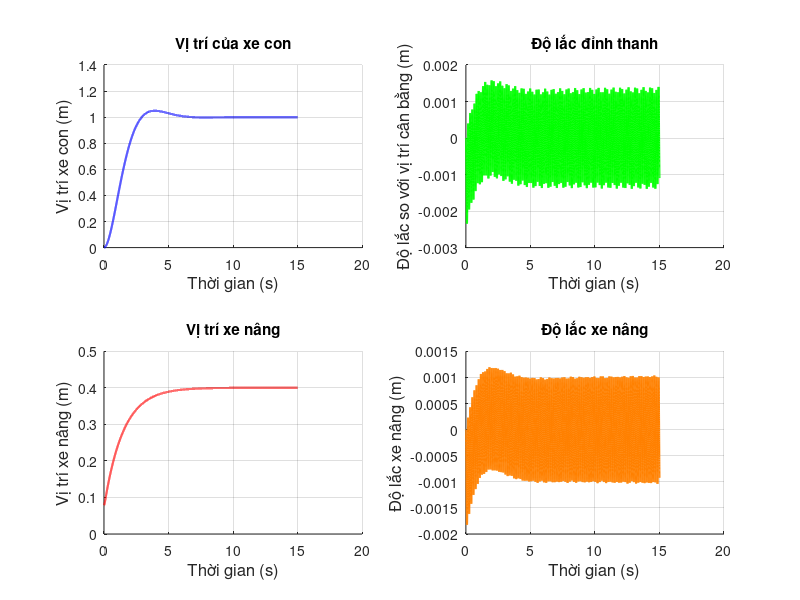
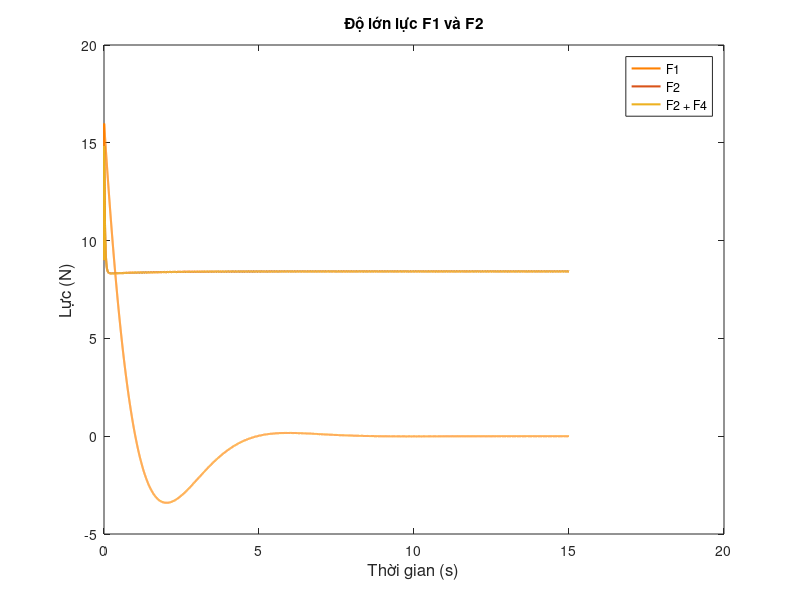

These figures' MATLAB source, in order:
clc;
close all;
clear;

% Cờ để thay đổi giữa các bộ điều khiển
% flag = 0: Không điều khiển; flag = 1: PID; flag = 2: CLF; flag = 3: CBF
flag = 1;

%--------------------------------------------------------------------------
%    Mô phỏng chuyển động của dầm Euler - Bernoulli trong mô hình SMC
%--------------------------------------------------------------------------

% Thiết lập các thông số cho dầm
L = 0.63; EI = 0.5; rho_A = 0.297;
% Các vật nặng 
mw = 13.1; mk = 0.04; mh = 0.86; g = 9.81;

% Thiết lập thông số không gian và thời gian
n = 9; r = 15000;
tmax = 15;
delta_Y = L/(n - 1); % Bước không gian
delta_t = tmax/(r - 1); % Bước thời gian

%--------------------------------------------------------------------------
%             Thông số bộ điều khiển CLF (Điều khiển vị trí)
%--------------------------------------------------------------------------
% Xe con
alpha_1R = 15; gamma = 25; 

% Xe nâng
kn_R = 1;
%--------------------------------------------------------------------------
%           Thông số bộ điều khiển CBF (Đảm bảo an toàn)
%--------------------------------------------------------------------------
% Xe con
alpha_1B = 15; kmax = 2*10^-3; alpha_3 = 0.01; k3 = 30; 
k0 = 10; kc = 0.001; 
% Hàm của anh Cảnh
alpha_4 = 0.1; alpha_0 = 0.1;

% Xe nâng
kn_B = 1;
%--------------------------------------------------------------------------
%                            Bộ thông số PID
%--------------------------------------------------------------------------
I = 0; % Khởi tạo giá trị tính tích phân
kp1 = 16; kd1 = 20; % Hệ số 2 khâu PD cho xe con
kp2 = 20; kd2 = 30; % Hệ số 2 khâu PD cho xe nâng

% Khởi tạo ma trận để lưu giá trị
w = zeros(n,r);
x3 = zeros(1,r); % Độ lắc của thanh tại x2 (x3)
dx2dt_2 = zeros(1,r); % Vị trí của xe nâng (x2)
% Vị trí ban đầu của xe nâng
x2 = 2; 
dx2dt_2(1:3) = delta_Y;

% Lực tác động vào xe con
F1 = zeros(1,r);
F1(1:r) = 10;

% Lực tác động vào xe nâng
F2 = zeros(1,r);
F2(1:r) = 9;

% Lực nhiễu
F3 = zeros(1,r);
% F3(3000:3200) = 10;
F4 = zeros(1,r);
% F4(3000:3100) = -1;

x1_set = 1; % Giá trị đặt xe con
x2_set = 0.4; % Giá trị đặt xe nâng

%--------------------------------------------------------------------------
for j = 3:(r - 1)
    wyyy0 = (w(3,j) - 2*w(2,j) + w(1,j))/(2*delta_Y^3);
    S2 = (F1(j + 1) + F3(j + 1) - EI*wyyy0)/mw;
    w(1,j + 1) = 2*w(1,j) - w(1,j - 1) + delta_t^2*S2; % 5b
    for i = 3:(n - 2)
        % Đạo hàm theo Y
        wyyyy = (w(i + 2,j) - 4*w(i + 1,j) + 6*w(i,j) - 4*w(i - 1,j) + w(i - 2,j));
        S1 = (-EI/(rho_A*delta_Y^4))*wyyyy;
        S4 = (-EI/(mh*delta_Y^3))*wyyyy;

        % Độ lắc của thanh
        if dx2dt_2(j + 1) ~= x2
            w(i,j + 1) = 2*w(i,j) - w(i,j - 1) + delta_t^2*S1; % 5a
            x3(j + 1) = w(i,j + 1) - w(1,j + 1);
        else
            w(i,j + 1) = 2*w(i,j) - w(i,j - 1) + delta_t^2*S4; % 5d
            x3(j + 1) = w(i,j + 1) - w(1,j + 1);
        end

        % Chuyển động của xe nâng
        dx3dt_2 = (x3(j) - 2*x3(j - 1) + x3(j - 2))/(2*delta_t^2);
        wyx2 = (w(x2 + 1,j - 1) - w(x2 - 1,j - 1))/(2*delta_Y^2);
        dx2dt_2(j + 1) = 2*dx2dt_2(j) - dx2dt_2(j - 1) + (F2(j + 1) ...
                         + F4(j) - mh*g - mh*dx3dt_2*wyx2)/mh*delta_t^2; % 5c
        % Cập nhật vị trí x2
        if dx2dt_2(j + 1) < delta_Y
            x2 = 2;
            dx2dt_2(j + 1) = delta_Y;
        elseif dx2dt_2(j + 1) > L - delta_Y
            x2 = n - 1;
            dx2dt_2(j + 1) = L - delta_Y;
        else
            x2 = ceil(dx2dt_2(j + 1)/delta_Y);
        end
    end
    wyyyl = (-2*w(n,j) + 3*w(n - 1,j) - w(n - 2,j))/(2*delta_Y^3);
    S3 = (EI/mk)*wyyyl;
    w(2,j + 1) = w(1,j + 1);
    w(n,j + 1) = 2*w(n,j) - w(n,j - 1) + delta_t^2*S3; % 5e
    w(n - 1,j + 1) = (w(n,j + 1) + w(n - 2,j + 1))/2;
%--------------------------------------------------------------------------
%                  Bộ điều khiển PID cho xe con và xe nâng
%--------------------------------------------------------------------------
    if flag == 1
        % Xe con
        F1(j + 2) = kp1*(x1_set - w(1,j + 1)) + kd1*(w(1,j) - w(1,j + 1))/delta_t;
    
        % Xe nâng
        F2(j + 2) = mh*g + kp2*(x2_set - dx2dt_2(j + 1)) + kd2*(dx2dt_2(j) ...
                    - dx2dt_2(j + 1))/delta_t;
    end
%--------------------------------------------------------------------------
%                             Bộ điều khiển CLF
%--------------------------------------------------------------------------
    if flag == 2
        % Xe con
        wy0 = (w(1,j + 1) - w(1,j - 1))/(2*delta_t);
        F1(j + 2) = -alpha_1R*(w(1,j + 1) - x1_set) - gamma*wy0;

        % Xe nâng
        wyx2 = (w(x2 + 1,j + 1) - w(x2,j + 1))/delta_Y;
        dx2dt = (dx2dt_2(j + 1) - dx2dt_2(j - 1))/delta_t;
        F2(j + 2) = mh*g + mh*dx3dt_2*wyx2 - (dx2dt_2(j + 1) - x2_set) - kn_R*dx2dt;
    end
%--------------------------------------------------------------------------
%                            Bộ điều khiển CBF
%--------------------------------------------------------------------------
    if flag == 3
        % Xe con
        z = w(n,j + 1) - w(1,j + 1);
        if abs(z) < kmax
            wy0 = (w(1,j + 1) - w(1,j - 1))/(2*delta_t);
            coef = kc/(kmax^2 - z^2)*log(10);
            F1(j + 2) = -alpha_1B*(w(1,j + 1) - x1_set) - gamma*wy0 ...
                        - coef*kmax*k0*wy0 - coef*kmax;
        else
            disp('CBF không duy trì điều kiện an toàn');
        end
        
        % Xe nâng
        wyx2 = (w(x2 + 1,j + 1) - w(x2,j + 1))/delta_Y;
        dx2dt = (dx2dt_2(j + 1) - dx2dt_2(j - 1))/delta_t;
        F2(j + 2) = mh*g + mh*dx3dt_2*wyx2 - (dx2dt_2(j + 1) - x2_set) - kn_B*dx2dt;
    end
%--------------------------------------------------------------------------
%                   Bộ điều khiển CBF + Hàm của anh Cảnh
%--------------------------------------------------------------------------
    if flag == 4
        % Xe con
        z = w(n,j + 1) - w(1,j + 1);
        wy0 = (w(1,j + 1) - w(1,j - 1))/(2*delta_t);
        coef = kc/(kmax^2 - z^2)*log(10);
        F1(j + 2) = -alpha_1B*(w(1,j + 1) - x1_set) - gamma*wy0 - coef*kmax*k0*wy0 - coef*kmax ... 
                - alpha_4*abs(w(n,j + 1) - w(0,j + 1))*alpha_0*wy0 + alpha_4*(w(n,j + 1) - w(0,j + 1));
        
        % Xe nâng
        wyx2 = (w(x2 + 1,j + 1) - w(x2,j + 1))/delta_Y;
        dx2dt = (dx2dt_2(j + 1) - dx2dt_2(j - 1))/delta_t;
        F2(j + 2) = mh*g + mh*dx3dt_2*wyx2 - (dx2dt_2(j + 1) - x2_set) - kn_B*dx2dt;
    end
end
%--------------------------------------------------------------------------

% Khởi tạo giá trị để mô phỏng
t_tr = linspace(0,tmax,r);

% Vẽ đồ thị
figure(1) % Đồ thị vị trí và dao động
subplot(2,2,1);
grid on;
hold on;
plot(t_tr,w(1,:),'b','LineWidth',1.5);
title({'Vị trí của xe con'});
ylabel('Vị trí xe con (m)','FontSize',12);
xlabel('Thời gian (s)','FontSize',12);

subplot(2,2,2);
grid on;
hold on;
plot(t_tr,w(n,:) - w(1,:),'g','LineWidth',1.5); % Vị trí tương đối của mk so với xe con
title({'Độ lắc đỉnh thanh'});
ylabel('Độ lắc so với vị trí cân bằng (m)','FontSize',12);
xlabel('Thời gian (s)','FontSize',12);

subplot(2,2,3);
grid on;
hold on;
plot(t_tr,dx2dt_2,'r','LineWidth',1.5);
title({'Vị trí xe nâng'});
ylabel('Vị trí xe nâng (m)','FontSize',12);
xlabel('Thời gian (s)','FontSize',12);

subplot(2,2,4);
grid on;
hold on;
plot(t_tr,x3,'Color',[1 0.5 0],'LineWidth',1.5);
title({'Độ lắc xe nâng'});
ylabel('Độ lắc xe nâng (m)','FontSize',12);
xlabel('Thời gian (s)','FontSize',12);

figure(2) % Lực F1 và F2
grid on;
plot(t_tr,F1(1:r),'Color',[1 0.5 0],'LineWidth',1.5);
hold on;
plot(t_tr,F2(1:r),'LineWidth',1.5);
hold on;
plot(t_tr,F2(1:r) + F4(1:r),'LineWidth',1.5);
legend('F1','F2','F2 + F4');
title({'Độ lớn lực F1 và F2'});
ylabel('Lực (N)','FontSize',12);
xlabel('Thời gian (s)','FontSize',12);

% Đồ thị dao động 3D
% n1 = 2; r1 = 1000;
% wg = zeros(n1,r1);
% rn1 = n/n1; rr1 = r/r1;
% for i = 1:n1
%     for j = 1:r1
%         wg(i,j) = w(rn1*i - (rn1 - 1), rr1*j - (rr1 - 1));
%     end
% end
% xc = (wg - wg(1,:))*100000;
% xc1 = xc';
% 
% figure('Position', [700 100 600 300]);
% set(gca, 'FontName', 'Times New Roman', 'FontSize', 9);
% [X, Y] = meshgrid(0:(tmax/(r1 - 1)):tmax,0:(L/(n1 - 1)):L);
% meshc(Y,X,xc);
% % ylabel('t(s)');
% % xlabel('Y(m)');
% % zlabel('ω(Y,t)(mm)');
% 
% ylabel('$t$(s)', 'Interpreter', 'latex', 'FontSize',9);
% xlabel('$Y$(m)', 'Interpreter', 'latex', 'FontSize',9);
% zlabel('$\omega(Y,t)$(mm)', 'Interpreter', 'latex', 'FontSize',9);
% view(65,10);
% axis([0 0.6 0 10 -40 40])

